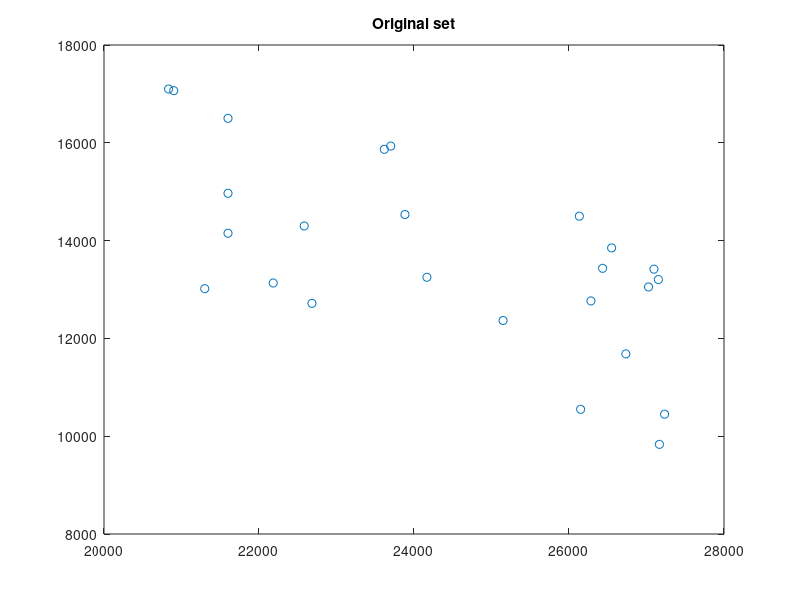
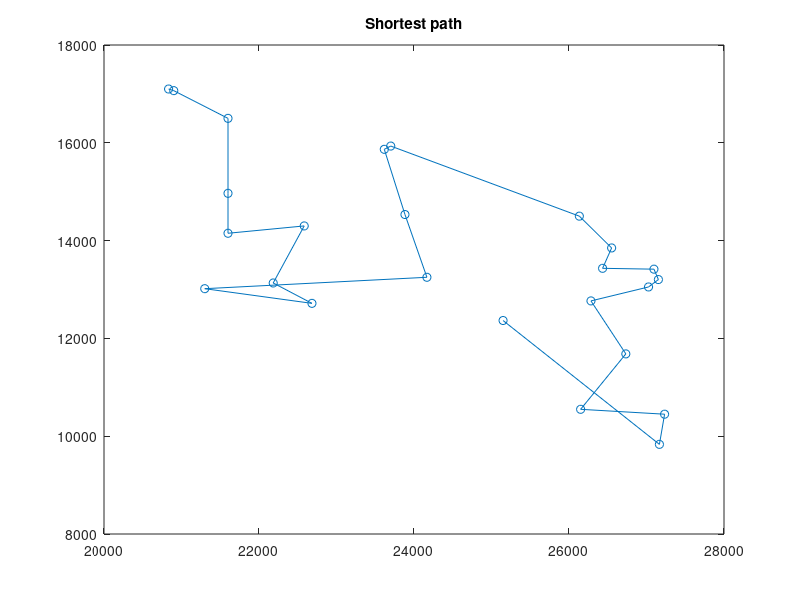
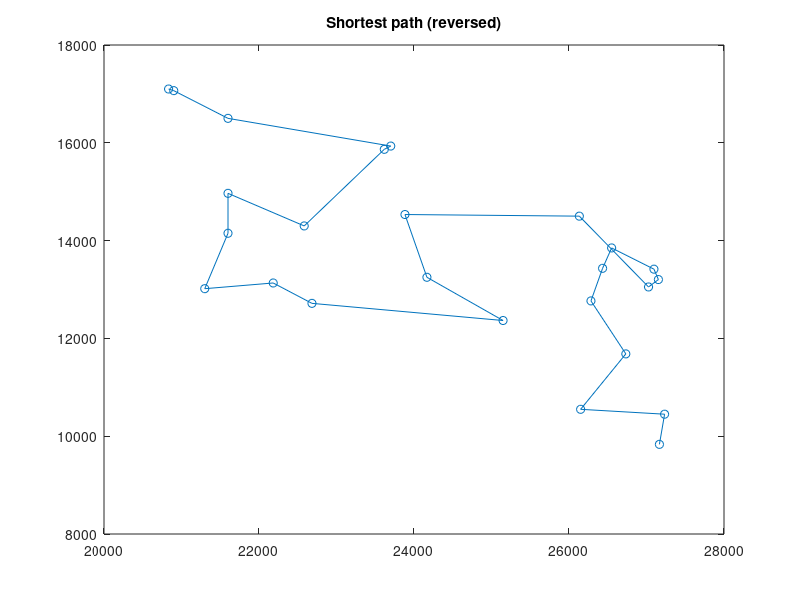
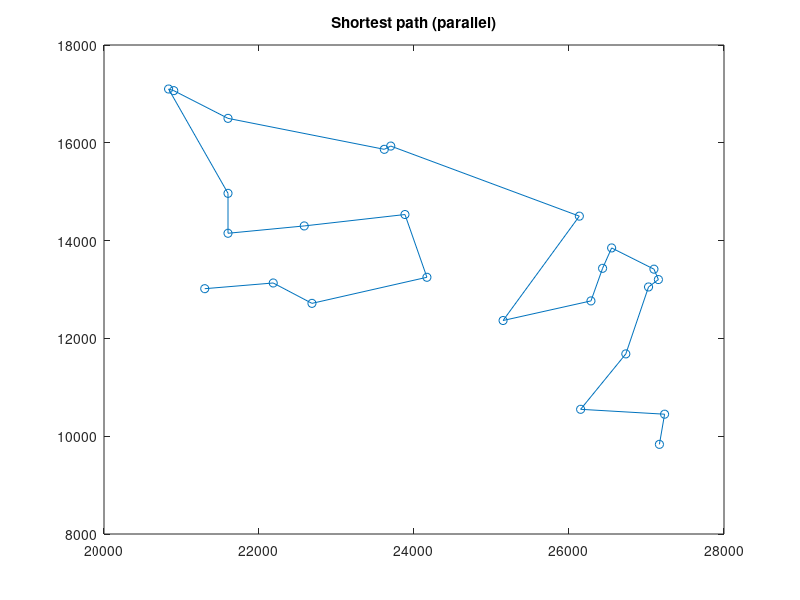

MATLAB code to generate these figures, in order:
load tsp.dat
x = tsp(:,1);
y = tsp(:,2);
figure(1);
plot(x, y, 'o');
#saveas(1, "tsp.png");
title("Original set");

load tsp_res.dat
x1 = tsp_res(:,1);
y1 = tsp_res(:,2);
figure(2);
plot(x1, y1, '-o');
#saveas(2, "tsp_res.png");
title("Shortest path");

load tsp_res_r.dat
x2 = tsp_res_r(:,1);
y2 = tsp_res_r(:,2);
figure(3);
plot(x2, y2, '-o');
#saveas(3, "tsp_res_r.png");
title("Shortest path (reversed)");

load tsp_res_p.dat
x3 = tsp_res_p(:,1);
y3 = tsp_res_p(:,2);
figure(4);
plot(x3, y3, '-o');
#saveas(4, "tsp_res_p.png");
title("Shortest path (parallel)");

load tsp_res_pr.dat
x4 = tsp_res_pr(:,1);
y4 = tsp_res_pr(:,2);
figure(5);
plot(x4, y4, '-o');
#saveas(5, "tsp_res_pr.png");
title("Shortest path (parallel reversed)");

pause()

